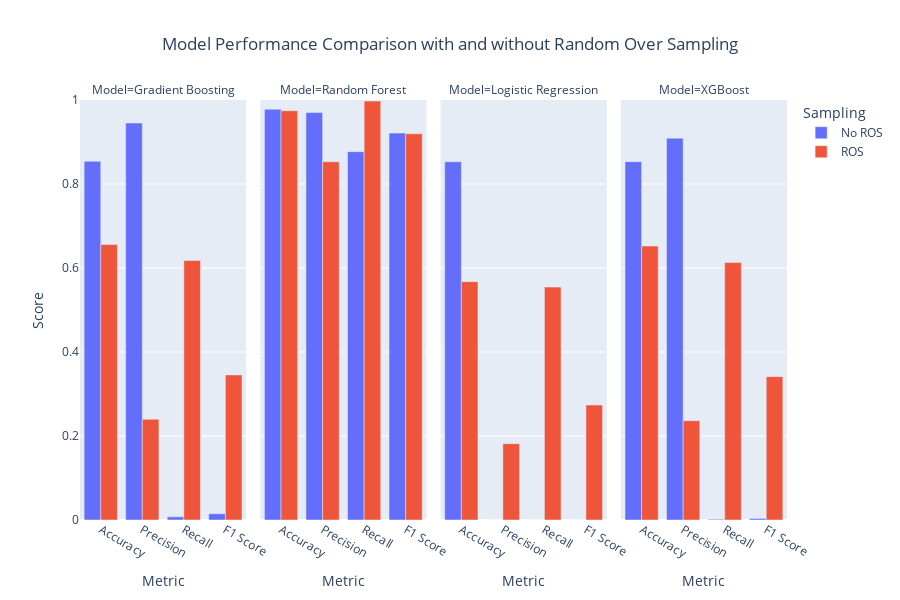

The cell this chart's notebook holds for it:
### Markdown cell above
Evaluation of Models Post-ROS

After applying ROS, we trained several machine learning models to predict flight delays. Here are the detailed evaluations and results:

    Gradient Boosting:
        Confusion Matrix:
            True Positive (TP): 9915
            True Negative (TN): 61679
            False Positive (FP): 31439
            False Negative (FN): 6134
        ROC Curve: AUC of 0.70
        Performance Metrics:
            Accuracy: 0.655821
            Precision: 0.239759
            Recall: 0.617796
            F1 Score: 0.345452
        Interpretation: The model shows moderate performance in detecting delays, with a decent recall but lower precision, indicating it captures many delays but also has a high false positive rate.

    Random Forest:
        Confusion Matrix:
            TP: 16008
            TN: 90358
            FP: 2760
            FN: 41
        ROC Curve: AUC of 1.00
        Performance Metrics:
            Accuracy: 0.974342
            Precision: 0.852941
            Recall: 0.997445
            F1 Score: 0.919551
        Interpretation: This model performs exceptionally well, especially in recall, meaning it detects almost all delayed flights correctly with few false negatives.

    Logistic Regression:
        Confusion Matrix:
            TP: 8899
            TN: 53051
            FP: 40067
            FN: 7150
        ROC Curve: AUC of 0.58
        Performance Metrics:
            Accuracy: 0.567479
            Precision: 0.181738
            Recall: 0.554489
            F1 Score: 0.273752
        Interpretation: The logistic regression model performs poorly in comparison, struggling to balance precision and recall, leading to many false positives and negatives.

    XGBoost:
        Confusion Matrix:
            TP: 9838
            TN: 61355
            FP: 31763
            FN: 6211
        ROC Curve: AUC of 0.69
        Performance Metrics:
            Accuracy: 0.652148
            Precision: 0.236485
            Recall: 0.612998
            F1 Score: 0.341301
        Interpretation: XGBoost shows similar performance to Gradient Boosting, with a reasonable balance of precision and recall but still struggling with a high number of false positives.

Conclusion

    Random Forest Model emerged as the best-performing model, particularly excelling in identifying delayed flights accurately, as reflected in its high recall and precision.
    Gradient Boosting and XGBoost also performed reasonably well, though they had higher false positive rates.
    Logistic Regression did not perform as well, indicating that more complex models like Random Forest and Gradient Boosting are better suited for this problem.

Note on Minority Class Prediction

Our primary goal was not just to achieve high overall accuracy but to accurately predict flight delays (the minority class). This task is inherently challenging due to the class imbalance, which we addressed using ROS. While ROS improved model performance by balancing the dataset, it also introduced challenges such as potential overfitting, which was carefully monitored and mitigated through cross-validation and hyperparameter tuning.

The confusion matrices and ROC curves provided insights into each model's strengths and weaknesses, guiding us towards the most reliable model for predicting flight delays.
Additional Considerations

    Other Techniques: Other methods like SMOTE (Synthetic Minority Over-sampling Technique) could be explored for handling class imbalance.

### Code cell
# Your ROS results
results_ros = pd.DataFrame({
    'Model': ['Gradient Boosting', 'Random Forest', 'Logistic Regression', 'XGBoost'],
    'Accuracy': [0.655821, 0.974342, 0.567479, 0.652148],
    'Precision': [0.239759, 0.852941, 0.181738, 0.236485],
    'Recall': [0.617796, 0.997445, 0.554489, 0.612998],
    'F1 Score': [0.345452, 0.919551, 0.273752, 0.341301]
})

# Your results without ROS
results_no_ros = pd.DataFrame({
    'Model': ['Gradient Boosting', 'Random Forest', 'Logistic Regression', 'XGBoost'],
    'Accuracy': [0.854031, 0.977942, 0.852987, 0.853234],
    'Precision': [0.945312, 0.970088, 0.000000, 0.909091],
    'Recall': [0.007539, 0.877002, 0.000000, 0.001869],
    'F1 Score': [0.014960, 0.921199, 0.000000, 0.003731]
})

# Add a column to indicate whether ROS was applied
results_no_ros['Sampling'] = 'No ROS'
results_ros['Sampling'] = 'ROS'

# Combine the results into one DataFrame
results_combined = pd.concat([results_no_ros, results_ros])

# Melt the DataFrame for easier plotting
results_melted = results_combined.melt(id_vars=['Model', 'Sampling'], var_name='Metric', value_name='Score')

# Plotting with Plotly
fig = px.bar(results_melted, 
             x='Metric', 
             y='Score', 
             color='Sampling', 
             barmode='group', 
             facet_col='Model', 
             height=600, 
             title='Model Performance Comparison with and without Random Over Sampling')

fig.update_layout(
    title={'x':0.5, 'xanchor': 'center'},
    yaxis=dict(range=[0, 1]),
    legend_title_text='Sampling'
)

fig.show()

### Figure 1 — Plotly figure (JSON) as saved in the notebook; plotly's stock layout.template omitted (floating-point values rounded to 4 significant figures)
{"data": [{"alignmentgroup": "True", "hovertemplate": "Sampling=No ROS<br>Model=Gradient Boosting<br>Metric=%{x}<br>Score=%{y}<extra></extra>", "legendgroup": "No ROS", "marker": {"color": "#636efa", "pattern": {"shape": ""}}, "name": "No ROS", "offsetgroup": "No ROS", "orientation": "v", "showlegend": true, "textposition": "auto", "type": "bar", "x": ["Accuracy", "Precision", "Recall", "F1 Score"], "xaxis": "x", "y": [0.854, 0.9453, 0.007539, 0.01496], "yaxis": "y"}, {"alignmentgroup": "True", "hovertemplate": "Sampling=No ROS<br>Model=Random Forest<br>Metric=%{x}<br>Score=%{y}<extra></extra>", "legendgroup": "No ROS", "marker": {"color": "#636efa", "pattern": {"shape": ""}}, "name": "No ROS", "offsetgroup": "No ROS", "orientation": "v", "showlegend": false, "textposition": "auto", "type": "bar", "x": ["Accuracy", "Precision", "Recall", "F1 Score"], "xaxis": "x2", "y": [0.9779, 0.9701, 0.877, 0.9212], "yaxis": "y2"}, {"alignmentgroup": "True", "hovertemplate": "Sampling=No ROS<br>Model=Logistic Regression<br>Metric=%{x}<br>Score=%{y}<extra></extra>", "legendgroup": "No ROS", "marker": {"color": "#636efa", "pattern": {"shape": ""}}, "name": "No ROS", "offsetgroup": "No ROS", "orientation": "v", "showlegend": false, "textposition": "auto", "type": "bar", "x": ["Accuracy", "Precision", "Recall", "F1 Score"], "xaxis": "x3", "y": [0.853, 0, 0, 0], "yaxis": "y3"}, {"alignmentgroup": "True", "hovertemplate": "Sampling=No ROS<br>Model=XGBoost<br>Metric=%{x}<br>Score=%{y}<extra></extra>", "legendgroup": "No ROS", "marker": {"color": "#636efa", "pattern": {"shape": ""}}, "name": "No ROS", "offsetgroup": "No ROS", "orientation": "v", "showlegend": false, "textposition": "auto", "type": "bar", "x": ["Accuracy", "Precision", "Recall", "F1 Score"], "xaxis": "x4", "y": [0.8532, 0.9091, 0.001869, 0.003731], "yaxis": "y4"}, {"alignmentgroup": "True", "hovertemplate": "Sampling=ROS<br>Model=Gradient Boosting<br>Metric=%{x}<br>Score=%{y}<extra></extra>", "legendgroup": "ROS", "marker": {"color": "#EF553B", "pattern": {"shape": ""}}, "name": "ROS", "offsetgroup": "ROS", "orientation": "v", "showlegend": true, "textposition": "auto", "type": "bar", "x": ["Accuracy", "Precision", "Recall", "F1 Score"], "xaxis": "x", "y": [0.6558, 0.2398, 0.6178, 0.3455], "yaxis": "y"}, {"alignmentgroup": "True", "hovertemplate": "Sampling=ROS<br>Model=Random Forest<br>Metric=%{x}<br>Score=%{y}<extra></extra>", "legendgroup": "ROS", "marker": {"color": "#EF553B", "pattern": {"shape": ""}}, "name": "ROS", "offsetgroup": "ROS", "orientation": "v", "showlegend": false, "textposition": "auto", "type": "bar", "x": ["Accuracy", "Precision", "Recall", "F1 Score"], "xaxis": "x2", "y": [0.9743, 0.8529, 0.9974, 0.9196], "yaxis": "y2"}, {"alignmentgroup": "True", "hovertemplate": "Sampling=ROS<br>Model=Logistic Regression<br>Metric=%{x}<br>Score=%{y}<extra></extra>", "legendgroup": "ROS", "marker": {"color": "#EF553B", "pattern": {"shape": ""}}, "name": "ROS", "offsetgroup": "ROS", "orientation": "v", "showlegend": false, "textposition": "auto", "type": "bar", "x": ["Accuracy", "Precision", "Recall", "F1 Score"], "xaxis": "x3", "y": [0.5675, 0.1817, 0.5545, 0.2738], "yaxis": "y3"}, {"alignmentgroup": "True", "hovertemplate": "Sampling=ROS<br>Model=XGBoost<br>Metric=%{x}<br>Score=%{y}<extra></extra>", "legendgroup": "ROS", "marker": {"color": "#EF553B", "pattern": {"shape": ""}}, "name": "ROS", "offsetgroup": "ROS", "orientation": "v", "showlegend": false, "textposition": "auto", "type": "bar", "x": ["Accuracy", "Precision", "Recall", "F1 Score"], "xaxis": "x4", "y": [0.6521, 0.2365, 0.613, 0.3413], "yaxis": "y4"}], "layout": {"annotations": [{"font": {}, "showarrow": false, "text": "Model=Gradient Boosting", "x": 0.1175, "xanchor": "center", "xref": "paper", "y": 1, "yanchor": "bottom", "yref": "paper"}, {"font": {}, "showarrow": false, "text": "Model=Random Forest", "x": 0.3725, "xanchor": "center", "xref": "paper", "y": 1, "yanchor": "bottom", "yref": "paper"}, {"font": {}, "showarrow": false, "text": "Model=Logistic Regression", "x": 0.6275, "xanchor": "center", "xref": "paper", "y": 1, "yanchor": "bottom", "yref": "paper"}, {"font": {}, "showarrow": false, "text": "Model=XGBoost", "x": 0.8825, "xanchor": "center", "xref": "paper", "y": 1, "yanchor": "bottom", "yref": "paper"}], "barmode": "group", "height": 600, "legend": {"title": {"text": "Sampling"}, "tracegroupgap": 0}, "title": {"text": "Model Performance Comparison with and without Random Over Sampling", "x": 0.5, "xanchor": "center"}, "xaxis": {"anchor": "y", "domain": [0, 0.235], "title": {"text": "Metric"}}, "xaxis2": {"anchor": "y2", "domain": [0.255, 0.49], "matches": "x", "title": {"text": "Metric"}}, "xaxis3": {"anchor": "y3", "domain": [0.51, 0.745], "matches": "x", "title": {"text": "Metric"}}, "xaxis4": {"anchor": "y4", "domain": [0.765, 1.0], "matches": "x", "title": {"text": "Metric"}}, "yaxis": {"anchor": "x", "domain": [0, 1], "range": [0, 1], "title": {"text": "Score"}}, "yaxis2": {"anchor": "x2", "domain": [0, 1], "matches": "y", "showticklabels": false}, "yaxis3": {"anchor": "x3", "domain": [0, 1], "matches": "y", "showticklabels": false}, "yaxis4": {"anchor": "x4", "domain": [0, 1], "matches": "y", "showticklabels": false}}}
